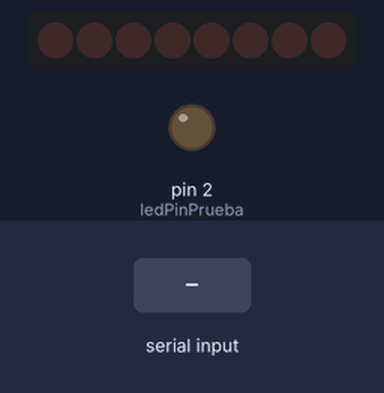
A sketch run on a simulated Arduino Uno, built with avr-gcc and run on an emulated ATmega328P. Parts: 8 shift-register outputs drawn as a row of LEDs (first output left, lit = HIGH), output pins drawn as LEDs (lit = HIGH). Wiring (inferred from the names in the program): shift register (74HC595): data pin 14; shift clock pin 16. Wiring (inferred from the signals the program sends): row of LEDs: on Q0, Q1, Q2, Q3, Q4, Q5, Q6, Q7. The inputs (shaded band) are chosen by the test bench. Pins used as bus, display or sensor lines are not drawn; what the sketch prints to the serial monitor is not drawn.

Above: at 1.2 s.
1.3 s: byte 30 received over Serial
At 2.4 s:
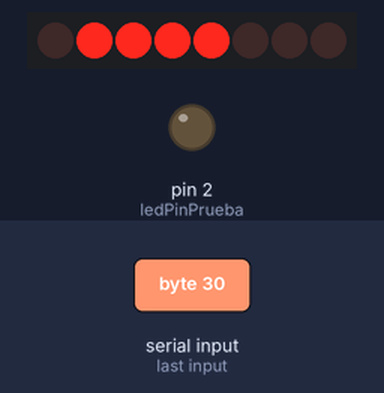
3.5 s: byte 90 received over Serial
At 5.1 s:
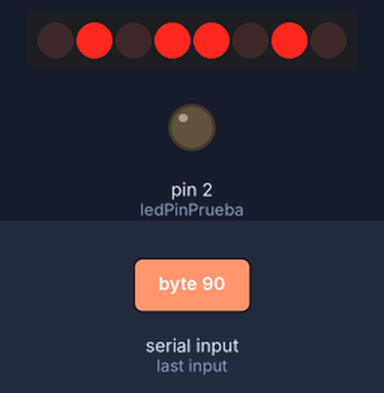
5.5 s: byte 120 received over Serial
At 6.6 s:
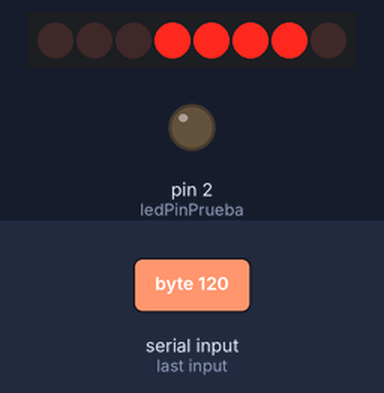
Timing chart, 0 to 8.5 s (numbered marks = the images above; inputs shaded):
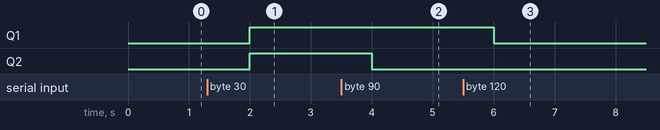

Measured:
- after the input at 1.3 s, Q1, Q2: LOW → HIGH after 0.70 s
- after the input at 3.5 s, Q2: HIGH → LOW after 0.50 s
- after the input at 5.5 s, Q1: HIGH → LOW after 0.50 s

The sketch:

Coche_teledirigido_serial.ino
```cpp
/*
  CACA Coche Teledirigido
 */
//
const int ledPinPrueba = 2;   // LED pin de la placa
// DATOS EN SERIE
const int pinSERIE_RST =  10;  // Pin SERIE RESET
const int pinSERIE_CLK =  16;  // Pin SERIE CLOCK
const int pinSERIE_DAT =  14;  // Pin SERIE DATA
//
int contadorGeneral = 0;  // Contador general de tiempos
int inByte = 0;

void setup() {
  // inicializar PINs IN-OUT
  pinMode(ledPinPrueba, OUTPUT);
  //
  pinMode(pinSERIE_RST, OUTPUT);
  pinMode(pinSERIE_CLK, OUTPUT);
  pinMode(pinSERIE_DAT, OUTPUT);
  // initialize serial communication at 9600 bits per second:
  Serial.begin(9600);
  // activar el SERIAL-DATA - RST=HIGH
  digitalWrite(pinSERIE_RST, HIGH);
}

void loop() {
  //blinkLed();
  // read from port 0, send to port 1:
  if (Serial.available()) {
    inByte = Serial.read();
    Serial.write(inByte);
    contadorGeneral = 1;
  }
  //
  //shiftOut(pinSERIE_DAT, pinSERIE_CLK, LSBFIRST, B10101010); // send this binary value to the shift register
  if (contadorGeneral == 1 && inByte != 10) {
    shiftOut(pinSERIE_DAT, pinSERIE_CLK, MSBFIRST, inByte); // send this binary value to the shift register
    contadorGeneral = 0;
  }
  /*
  for (int j = 0; j < 256; j++) {
    //ground latchPin and hold low for as long as you are transmitting
    //digitalWrite(latchPin, LOW);
    shiftOut(pinSERIE_DAT, pinSERIE_CLK, MSBFIRST, j);
    //return the latch pin high to signal chip that it
    //no longer needs to listen for information
    //digitalWrite(latchPin, HIGH);
    delay(1000);
  }
  */
  //
  delay(1000);
  }

void blinkLed() {
  contadorGeneral++;
  if (contadorGeneral >= 0 && contadorGeneral < 50)
    digitalWrite(ledPinPrueba, HIGH);   // turn the LED on (HIGH is the voltage level)
  else if (contadorGeneral >= 50 &&  contadorGeneral < 100)
    digitalWrite(ledPinPrueba, LOW);    // turn the LED off by making the voltage LOW
  else
    contadorGeneral = 0;
}
```
